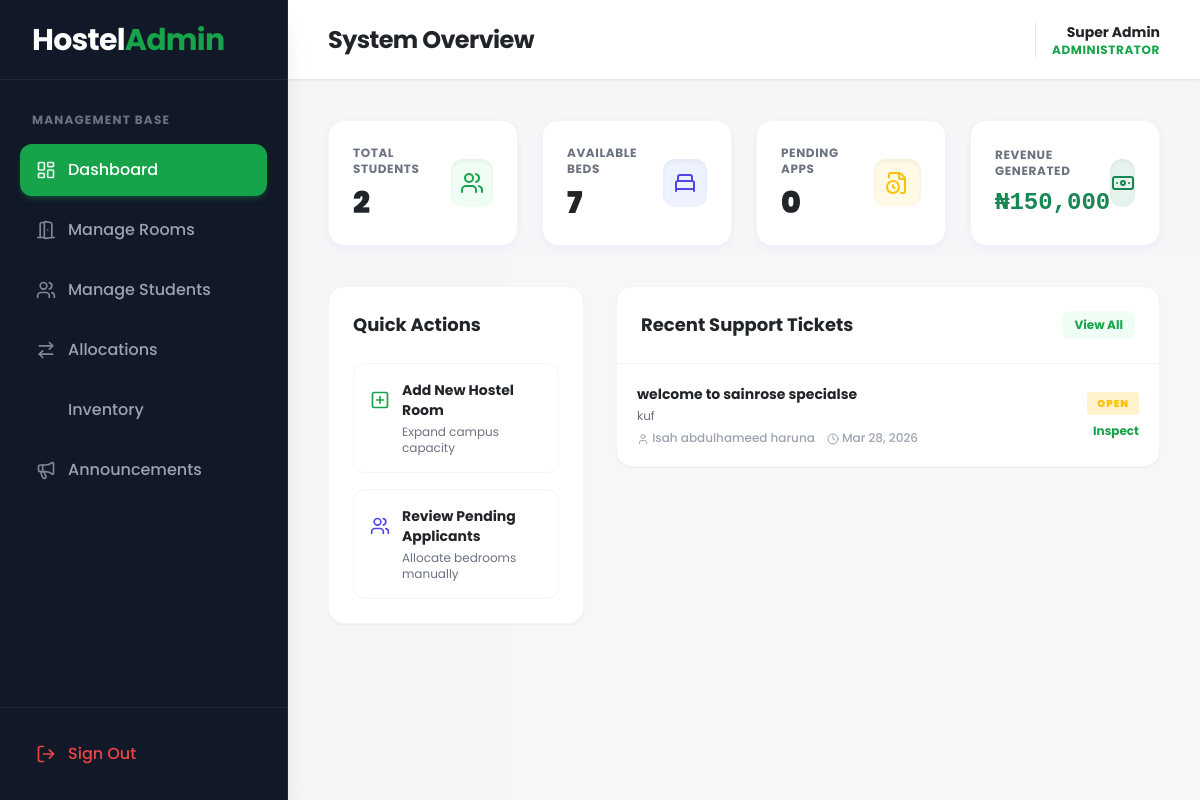
Page /admin/dashboard.php (signed in) on the committed database.
### tables this page shows
CREATE TABLE `complaints` (
  `id` int(11) NOT NULL,
  `student_id` int(11) NOT NULL,
  `subject` varchar(150) NOT NULL,
  `message` text NOT NULL,
  `status` enum('open','in_progress','resolved') DEFAULT 'open',
  `resolved_by` varchar(100) DEFAULT NULL,
  `created_at` timestamp NOT NULL DEFAULT current_timestamp()
);

CREATE TABLE `users` (
  `id` int(11) NOT NULL,
  `fullname` varchar(100) NOT NULL,
  `email` varchar(100) NOT NULL,
  `phone` varchar(20) DEFAULT NULL,
  `faculty` varchar(100) DEFAULT NULL,
  `department` varchar(100) DEFAULT NULL,
  `profile_pic` varchar(255) DEFAULT NULL,
  `profile_completed` tinyint(1) DEFAULT 0,
  `password` varchar(255) NOT NULL,
  `role` enum('student','admin','staff') DEFAULT 'student',
  `created_at` timestamp NOT NULL DEFAULT current_timestamp()
);

### admin/dashboard.php (the view, shortened to what this page needs)
<?php
require_once '../config/database.php';
$res_students = mysqli_query($conn, "SELECT COUNT(id) as total FROM users WHERE role='student'");
$total_students = mysqli_fetch_assoc($res_students)['total'] ?? 0;
$res_apps = mysqli_query($conn, "SELECT COUNT(id) as total FROM applications WHERE status='pending'");
$pending_apps = mysqli_fetch_assoc($res_apps)['total'] ?? 0;
$res_beds = mysqli_query($conn, "SELECT SUM(capacity - current_occupancy) as available FROM rooms WHERE status != 'maintenance'");
$available_beds = mysqli_fetch_assoc($res_beds)['available'] ?? 0;
$res_rev = mysqli_query($conn, "SELECT SUM(amount) as revenue FROM payments WHERE status='paid'");
$total_revenue = mysqli_fetch_assoc($res_rev)['revenue'] ?? 0;
$res_comp = mysqli_query($conn, "
    SELECT c.*, u.fullname
    FROM complaints c
    JOIN users u ON c.student_id = u.id
    ORDER BY c.created_at DESC LIMIT 5
");
$recent_complaints = [];
if($res_comp) {
    while($row = mysqli_fetch_assoc($res_comp)) {
        $recent_complaints[] = $row;
    }
}
?>
<!DOCTYPE html>
<html lang="en">
<head>
    <script src="https://cdn.tailwindcss.com"></script>
    <link rel="stylesheet" href="https://cdnjs.cloudflare.com/ajax/libs/animate.css/4.1.1/animate.min.css"/>
</head>
<body class="bg-gray-50 font-sans text-dark flex h-screen overflow-hidden antialiased">
    <?php include '../includes/admin_sidebar.php'; ?>
    <main class="flex-1 flex flex-col h-full overflow-hidden z-10 w-full">
        <header class="h-20 bg-white shadow-sm flex items-center justify-between px-6 lg:px-10 border-b border-gray-200 z-10">
            <div class="flex items-center gap-4">
                <h1 class="text-2xl font-bold text-dark hidden sm:block tracking-tight">System Overview</h1>
            </div>
            <div class="flex items-center gap-4">
                <div class="flex items-center gap-3 pl-4 border-l border-gray-200">
                    <div class="text-right">
                        <p class="font-bold text-dark text-sm"><?php echo htmlspecialchars($_SESSION['fullname']); ?></p>
                        <p class="text-primary text-xs font-bold uppercase tracking-wider">Administrator</p>
                    </div>
                </div>
            </div>
        </header>
        <div class="flex-1 overflow-y-auto p-6 lg:p-10 bg-gray-100/50">
            <div class="grid grid-cols-1 md:grid-cols-2 lg:grid-cols-4 gap-6 mb-10">
                <div class="bg-white rounded-2xl animate__animated animate__fadeInUp p-6 shadow-[0_2px_10px_-3px_rgba(6,81,237,0.1)] border border-gray-100 flex items-center justify-between">
                    <div>
                        <p class="text-xs font-bold text-gray-500 uppercase tracking-wider mb-2">Total Students</p>
                        <h3 class="text-3xl font-black text-dark"><?php echo number_format($total_students); ?></h3>
                    </div>
                    <div class="w-12 h-12 bg-green-50 text-primary rounded-xl flex items-center justify-center shadow-inner">
                        <i data-lucide="users" class="w-6 h-6"></i>
                    </div>
                </div>
                <div class="bg-white rounded-2xl animate__animated animate__fadeInUp animate__delay-1s p-6 shadow-[0_2px_10px_-3px_rgba(6,81,237,0.1)] border border-gray-100 flex items-center justify-between">
                    <div>
                        <p class="text-xs font-bold text-gray-500 uppercase tracking-wider mb-2">Available Beds</p>
                        <h3 class="text-3xl font-black text-dark"><?php echo number_format($available_beds); ?></h3>
                    </div>
                    <div class="w-12 h-12 bg-indigo-50 text-indigo-600 rounded-xl flex items-center justify-center shadow-inner">
                        <i data-lucide="bed-single" class="w-6 h-6"></i>
                    </div>
                </div>
                <div class="bg-white rounded-2xl animate__animated animate__fadeInUp animate__delay-2s p-6 shadow-[0_2px_10px_-3px_rgba(6,81,237,0.1)] border border-gray-100 flex items-center justify-between relative overflow-hidden">
                    <div class="relative z-10">
                        <p class="text-xs font-bold text-gray-500 uppercase tracking-wider mb-2">Pending Apps</p>
                        <h3 class="text-3xl font-black text-dark"><?php echo number_format($pending_apps); ?></h3>
                    </div>
                    <div class="w-12 h-12 bg-warning/10 text-warning rounded-xl flex items-center justify-center shadow-inner relative z-10">
                        <i data-lucide="file-clock" class="w-6 h-6"></i>
                    </div>
                </div>
                <div class="bg-white rounded-2xl animate__animated animate__fadeInUp animate__delay-3s p-6 shadow-[0_2px_10px_-3px_rgba(6,81,237,0.1)] border border-gray-100 flex items-center justify-between">
                    <div>
                        <p class="text-xs font-bold text-gray-500 uppercase tracking-wider mb-2">Revenue Generated</p>
                        <h3 class="text-2xl font-black text-success font-mono">₦<?php echo number_format($total_revenue); ?></h3>
                    </div>
                    <div class="w-12 h-12 bg-success/10 text-success rounded-xl flex items-center justify-center shadow-inner">
                        <i data-lucide="banknote" class="w-6 h-6"></i>
                    </div>
                </div>
            </div>
            <div class="grid grid-cols-1 lg:grid-cols-3 gap-8">
                <div class="lg:col-span-1">
                    <div class="bg-white rounded-2xl animate__animated animate__fadeInUp animate__delay-4s p-6 shadow-sm border border-gray-100">
                        <h3 class="font-bold text-dark text-lg mb-6">Quick Actions</h3>
                        <div class="space-y-4">
                            <a href="manage_rooms.php" class="block w-full text-left p-4 rounded-xl border border-gray-100 hover:border-primary/30 hover:bg-green-50/50 transition group">
                                <div class="flex items-center gap-3 mb-1">
                                    <i data-lucide="plus-square" class="w-5 h-5 text-primary group-hover:scale-110 transition shrink-0"></i>
                                    <span class="font-bold text-dark text-sm">Add New Hostel Room</span>
                                </div>
                                <p class="text-xs text-gray-500 ml-8">Expand campus capacity</p>
                            </a>
                            <a href="allocations.php" class="block w-full text-left p-4 rounded-xl border border-gray-100 hover:border-indigo-500/30 hover:bg-indigo-50/50 transition group">
                                <div class="flex items-center gap-3 mb-1">
                                    <i data-lucide="users" class="w-5 h-5 text-indigo-600 group-hover:scale-110 transition shrink-0"></i>
                                    <span class="font-bold text-dark text-sm">Review Pending Applicants</span>
                                </div>
                                <p class="text-xs text-gray-500 ml-8">Allocate bedrooms manually</p>
                            </a>
                        </div>
                    </div>
                </div>
                <div class="lg:col-span-2">
                    <div class="bg-white rounded-2xl animate__animated animate__fadeInUp animate__delay-5s shadow-sm border border-gray-100 overflow-hidden">
                        <div class="p-6 border-b border-gray-100 flex justify-between items-center">
                            <h3 class="font-bold text-dark text-lg">Recent Support Tickets</h3>
                            <button class="text-xs font-bold text-primary bg-green-50 px-3 py-1.5 rounded-lg hover:bg-green-100 transition">View All</button>
                        </div>
                        <div class="divide-y divide-gray-50">
                            <?php if(empty($recent_complaints)): ?>
                                <div class="p-10 text-center">
                                    <p class="text-gray-400 font-medium">No active student complaints filed.</p>
                                </div>
                            <?php else: ?>
                                <?php foreach($recent_complaints as $c): ?>
                                    <div class="p-5 flex flex-col sm:flex-row gap-4 sm:items-center justify-between hover:bg-gray-50/50 transition">
                                        <div>
                                            <h4 class="font-bold text-dark text-sm mb-1"><?php echo htmlspecialchars($c['subject']); ?></h4>
                                            <p class="text-xs text-gray-500 truncate max-w-sm mb-1.5"><?php echo htmlspecialchars($c['message']); ?></p>
                                            <div class="flex items-center gap-3 text-xs text-gray-400 font-medium">
                                                <span><i data-lucide="user" class="inline w-3 h-3 text-gray-400"></i> <?php echo htmlspecialchars($c['fullname']); ?></span>
                                                <span><i data-lucide="clock" class="inline w-3 h-3 text-gray-400"></i> <?php echo date('M j, Y', strtotime($c['created_at'])); ?></span>
                                            </div>
                                        </div>
                                        <div class="shrink-0 flex sm:flex-col items-center gap-2 sm:items-end">
                                            <?php
                                                $s = $c['status'];
                                                if($s == 'open') echo '<span class="badge bg-warning/20 text-warning px-2.5 py-1 rounded text-[10px] font-black uppercase tracking-widest">Open</span>';
                                                elseif($s == 'in_progress') echo '<span class="badge bg-primary/20 text-primary px-2.5 py-1 rounded text-[10px] font-black uppercase tracking-widest">WIP</span>';
                                                else echo '<span class="badge bg-success/20 text-success px-2.5 py-1 rounded text-[10px] font-black uppercase tracking-widest">Resolved</span>';
                                            ?>
                                            <button class="text-xs font-bold text-primary hover:underline">Inspect</button>
                                        </div>
                                    </div>
                                <?php endforeach; ?>
                            <?php endif; ?>
                        </div>
                    </div>
                </div>
            </div>
        </div>
    </main>
</body>
</html>

### rows in the picture
complaints: subject "welcome to sainrose specialse", message "kuf", student.fullname "Isah abdulhameed haruna", created_at "Mar 28, 2026", status "OPEN"

### other values in the picture
$item['label'] "Dashboard"
$item['label'] "Manage Rooms"
$item['label'] "Manage Students"
$item['label'] "Allocations"
$item['label'] "Inventory"
$item['label'] "Announcements"
$_SESSION['fullname'] "Super Admin"
$total_students "2"
$available_beds "7"
$pending_apps "0"
$total_revenue "150,000"
